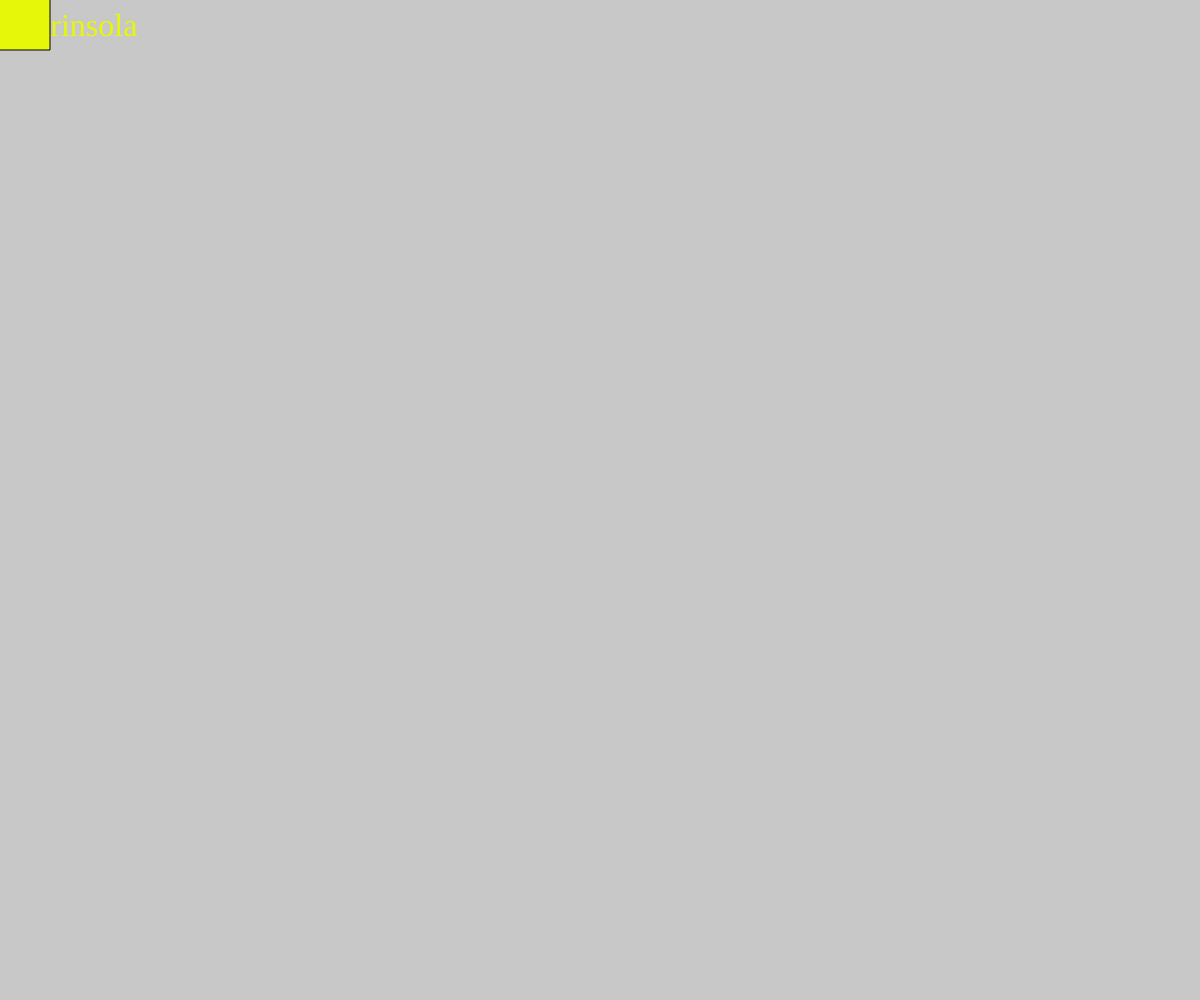
Frame 1 (no input)
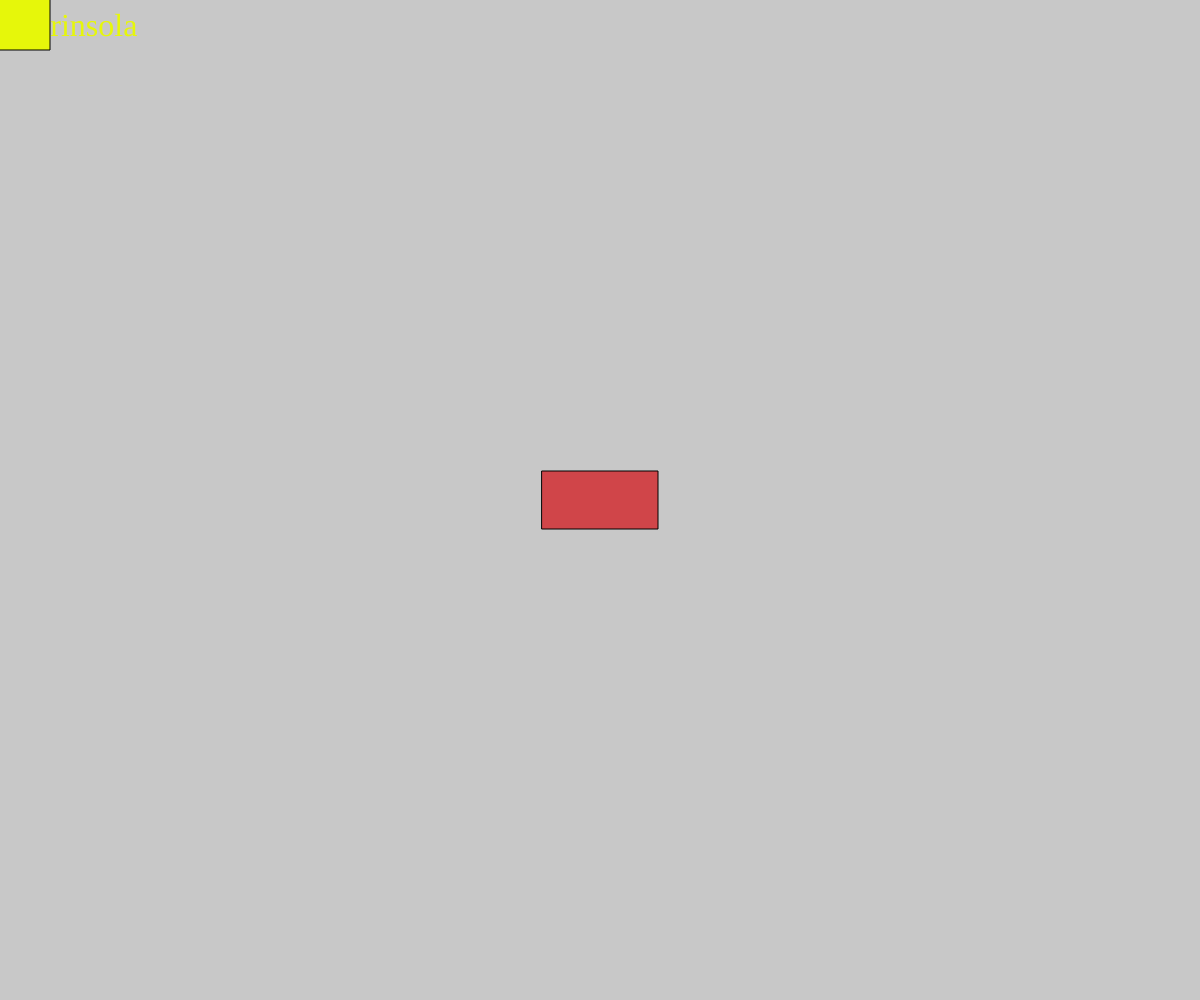
Frame 60 (no input)
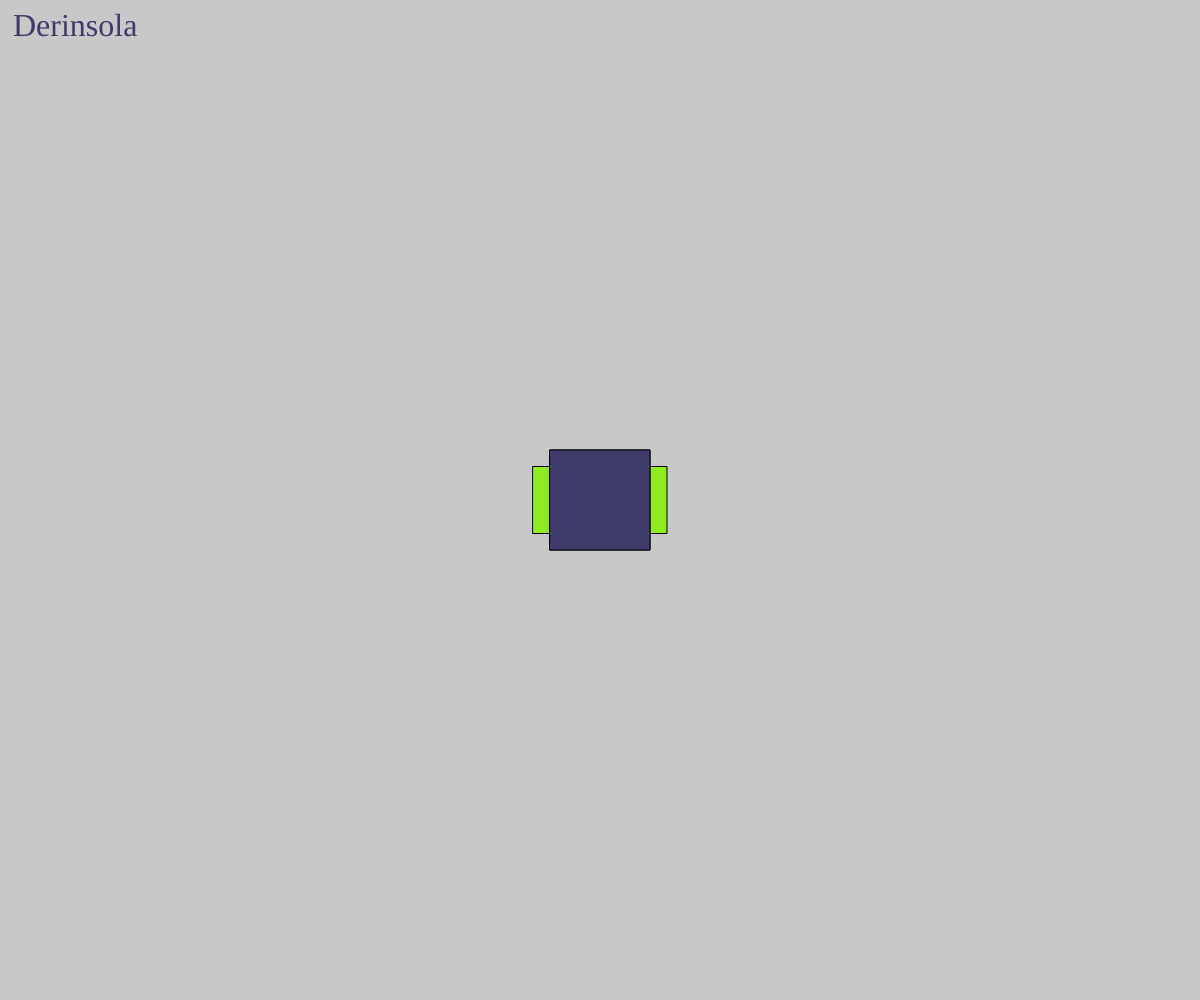
Frame 120 (the mouse pressed at the canvas centre since frame 60)

The p5.js sketch that drew these frames (run headless with seeded random() and noise() and a simulated clock; from frame 60 on, the mouse is pressed at the canvas centre):

// p5.js sketch
// ── sketch.js
//Primitive Paint
//Derinsola Bolaji
//2nd October 2023
//
//Global Variables
let number1 = 0;
let number2 = 0;
let number3 = 0;
let number4 = 0;
let number5 = 0;
let number6 = 0;
let number7 = 0;
let number8 = 0;
let number9 = 0;
let extraCanvas;
let shape = "square";
let decrease;

function setup() {
//Creating Canvas
  createCanvas(windowWidth, windowHeight);
  extraCanvas = createGraphics(windowWidth, windowHeight);
  extraCanvas.clear();
  background(220);
  rectMode(CENTER);
  extraCanvas.rectMode(CENTER);
  newColor();
}


//calling built-in global variable "name" in a function
function name(){
//Writing my name in the top corner of the screen
  textSize(32);
  textFont("Times New Roman");
  text("Derinsola", 13, 36);
}

function newColor(){
  number1=Math.floor(Math.random() * 255);
  number2=Math.floor(Math.random() * 255);
  number3 = Math.floor(Math.random() * 255);
  fill(number1,number2,number3);
  extraCanvas.fill(number1,number2,number3);
}

function keyPressed(){
//Creating the output for when keys are pressed
  if(key === "a"){
    shape = "rect";
  }
  else if(key === "s"){
    shape = "ellipse";
  }
  else if(key === "d"){
    shape = "square";
  }
  else if (key === "w"){
    newColor();
  }
}

function mousePressed(){
  //response to the mouse being pressed
  if(shape === "rect"){
    extraCanvas.rect(mouseX,mouseY,200,100);
  }
  else if(shape === "ellipse"){
    extraCanvas.ellipse(mouseX,mouseY,100,100);
  }
  else if(shape === "square"){
    extraCanvas.square(mouseX,mouseY,100);
  }
  newColor();
}

function drawOverlay(){
  //function to check for the shape to be placed
  if(shape === "rect"){
    rect(mouseX,mouseY,200,100);
  }
  else if(shape === "ellipse"){
    ellipse(mouseX,mouseY,100,100);
  }
  else if(shape === "square"){
    square(mouseX,mouseY,100);
  }
}

function mouseMoved(){
  //setting the shapes to be drawn and follow the mouses movement
  rect(mouseX,mouseY,200,100);
  clear();
}

function clearCanvas(){
//Creating response to the space bar being pressed
  if (keyCode === 32 && keyIsPressed){  
    extraCanvas = createGraphics(windowWidth, windowHeight);
    background(220);
  }
}

function pickNumber(){
//Creating rectangle and randomly selecting colors

  if (number7 < 50){
    number4 = Math.floor(Math.random() * 255);
    number5 = Math.floor(Math.random() * 255);
    number6 = Math.floor(Math.random() * 255);
    fill(number4,number5,number6);
    rect(windowWidth/2, windowHeight/2,number8,number9);
    number8 = number8 + 2;
    number9 = number9 + 1;
    number7 = number7 + 1;
  }
  else if (number7 >= 50){
    number8 = 100;
    number9 = 50;
    number7 = 0;
  }
}

function draw() {
//Calling functions to run in output
  background(200);
  clearCanvas();
  name();
  pickNumber();
  image(extraCanvas,0,0);
  fill(number1,number2,number3);
  drawOverlay();
}
